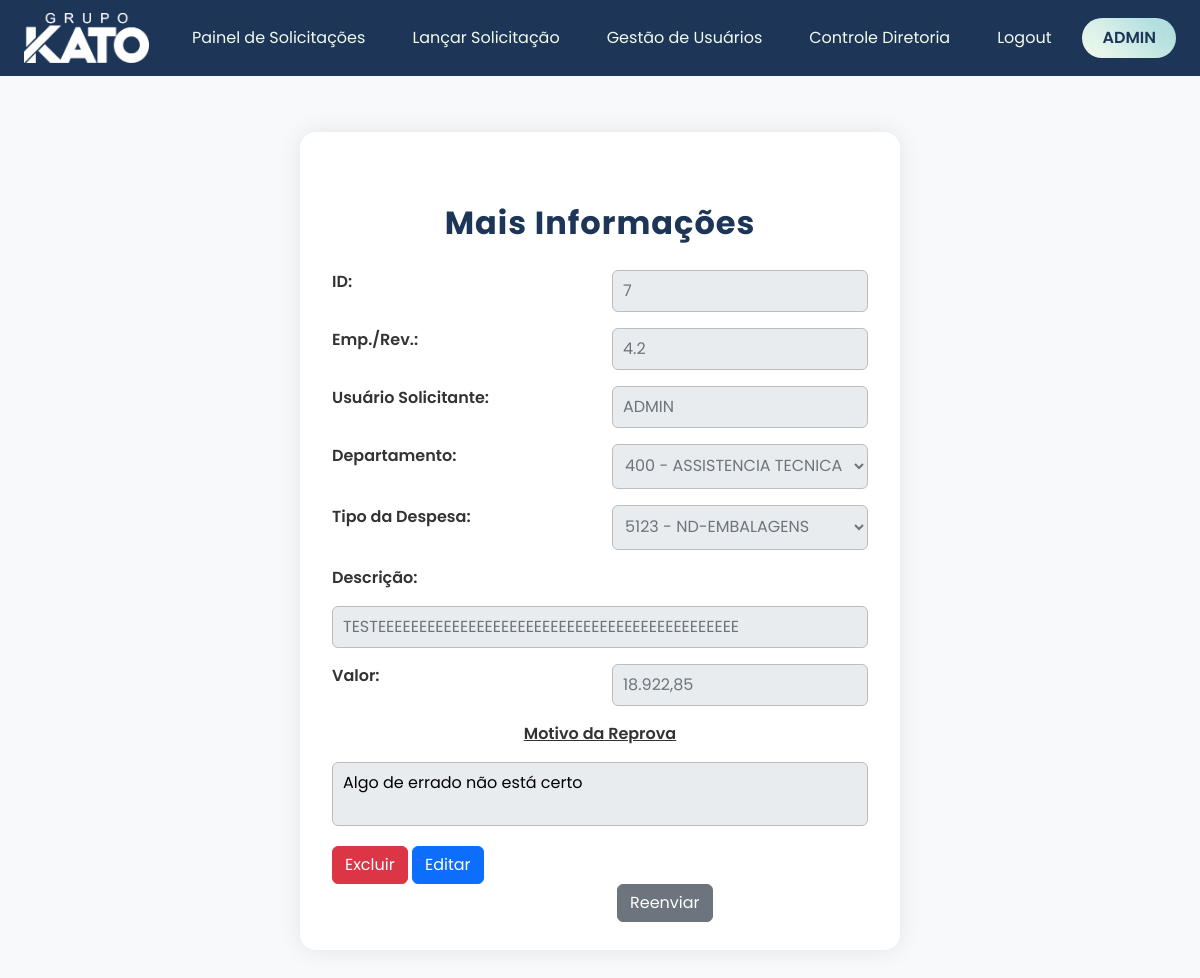
The app's page /painel-solicitacoes/mais_info_sol/7 (signed in), older data.
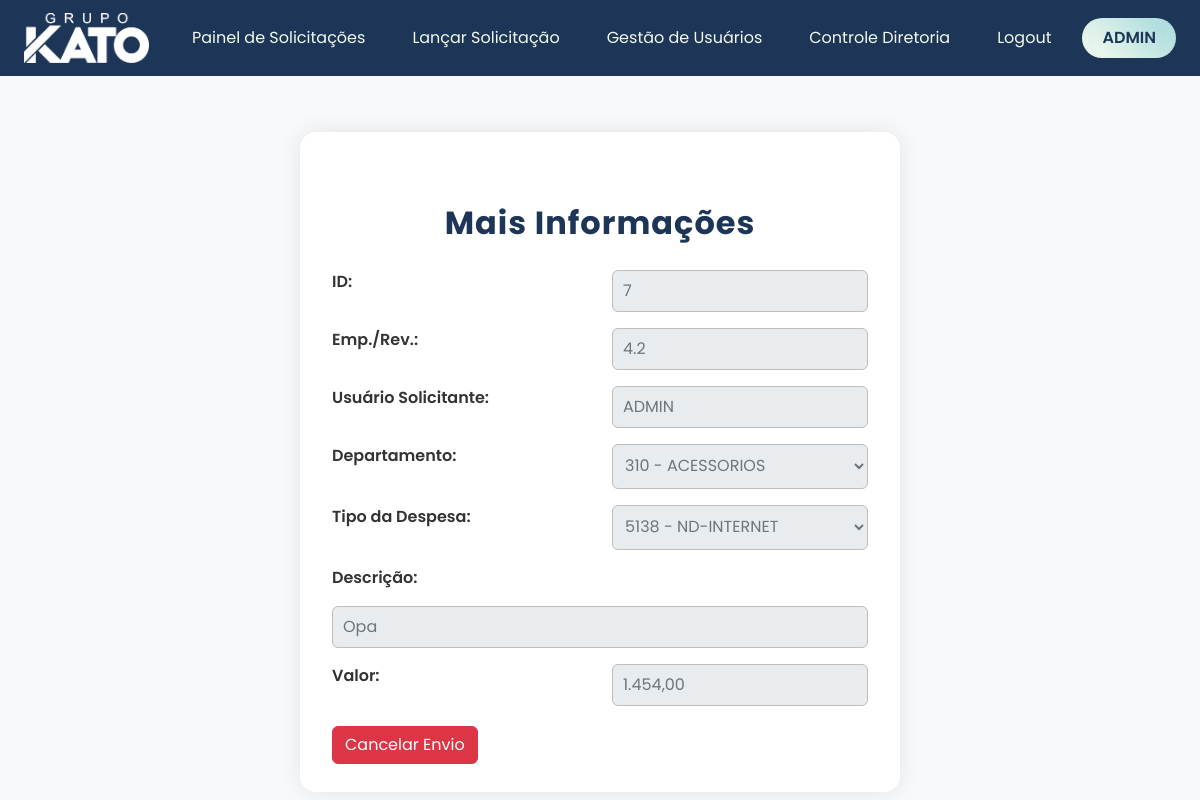
The same page, newer data.
### models/database.py (models this page shows)
class Solicitacoes(Model):
    EMPRESA = IntegerField()
    REVENDA = IntegerField()
    USUARIO_SOLICITANTE = CharField()
    DEPARTAMENTO = CharField()
    TIPO_DESPESA = CharField()
    DESCRICAO = CharField()
    VALOR = FloatField()
    STATUS = CharField()
    MOTIVO_REPROVA = CharField()
    class Meta:
        database = db

### routes/blueprint_painel_solicitacoes.py (the view)
@blueprint_painel_solicitacoes.route('/mais_info_sol/<int:id>')
@login_required
def mais_info_sol(id):
        solicitacao = Solicitacoes.get_or_none(Solicitacoes.id == id)
        return render_template('mais_info_sol.html', usuario_logado=current_user, solicitacao=solicitacao)

### main.py (called while the page is built)
@login_manager.user_loader
def load_user(user_id):
    try:
        return Usuarios.get(Usuarios.id == int(user_id))
    except Usuarios.DoesNotExist:
        return None

### templates/mais_info_sol.html (shortened to what the changed rows need)
<!DOCTYPE html>
<html lang="pt-br">
<head>
    <link href="https://cdn.jsdelivr.net/npm/bootstrap@5.3.0/dist/css/bootstrap.min.css" rel="stylesheet">
    <link rel="stylesheet" href="{{ url_for('static', filename='css/mais_info_sol.css')}}">
</head>
<body>
    <main>
        <div class="container">
            <h2 class="titulo">Mais Informações</h2>
            <form action="{{ url_for('blueprint_painel_solicitacoes.salvar_edicao', id=solicitacao.id) }}" method="POST" class="formulario">
                <label for="id_solicitacao_id">ID:</label>
                <input type="text" readonly id="id_solicitacao_id" name="id" value="{{ solicitacao.id }}">
                <label for="empresa_revenda_id">Emp./Rev.:</label>
                <input type="text" readonly id="empresa_revenda_id" name="empresa_revenda" value="{{ solicitacao.EMPRESA }}.{{ solicitacao.REVENDA }}">
                <label for="usuario_solicitante_id">Usuário Solicitante:</label>
                <input type="text" readonly id="usuario_solicitante_id" name="usuario_solicitante" value="{{ solicitacao.USUARIO_SOLICITANTE }}">
                <label for="departamento_id">Departamento:</label>
                <select name="departamento" id="departamento_id" class="input-departamento" disabled>
                    <option value="310" {% if solicitacao.DEPARTAMENTO == '310' %}selected{% endif %}>310 - ACESSORIOS</option>
                    <option value="400" {% if solicitacao.DEPARTAMENTO == '400' %}selected{% endif %}>400 - ASSISTENCIA TECNICA</option>
                </select>
                <label for="tipo_despesa_id">Tipo da Despesa:</label>
                <select name="tipo_despesa" id="tipo_despesa_id" class="input-tipo-despesa" disabled>
                    <option value="5123" {% if solicitacao.TIPO_DESPESA == '5123' %}selected{% endif %}>5123 - ND-EMBALAGENS</option>
                    <option value="5138" {% if solicitacao.TIPO_DESPESA == '5138' %}selected{% endif %}>5138 - ND-INTERNET</option>
                </select>
                <label for="descricao_id">Descrição:</label>
                <input type="text" readonly id="descricao_id" name="descricao" value="{{ solicitacao.DESCRICAO }}">
                <label for="valor_id">Valor:</label>
                <input type="text" readonly id="valor_id" name="valor" value="{{ "{:,.2f}".format(solicitacao.VALOR).replace(',',"X").replace(".", ",").replace("X", ".") }}">
                {% if solicitacao.STATUS == 'REPROVADO' %}
                    <label for="motivo_reprova_id">Motivo da Reprova</label>
                    <input type="text" readonly id="motivo_reprova_id" name="motivo_reprova" value="{{ solicitacao.MOTIVO_REPROVA }}">
                {% endif %}
            </form>
            <div class="botoes">
                {% if solicitacao.STATUS == 'PENDENTE' %}
                    <button class="btn btn-danger" data-bs-toggle="modal" data-bs-target="#modalExcluir{{ solicitacao.id }}">Cancelar Envio</button>
                {% elif solicitacao.STATUS == 'REPROVADO' %}
                    <button class="btn btn-danger" data-bs-toggle="modal" data-bs-target="#modalExcluir{{ solicitacao.id }}">Excluir</button>
                    <button type="button" class="btn btn-primary" id="btn-editar">Editar</button>
                    <button class="btn btn-secondary" data-bs-toggle="modal" data-bs-target="#modalReenviar{{ solicitacao.id }}" style="margin-left: 285px;">Reenviar</button>
                {% endif %}
            </div>
        </div>
    </main>
</body>
</html>

Row changes from the older to the newer data that the page shows:
changed Solicitacoes "ADMIN": departamento "400 - ASSISTENCIA TECNICA" → "310 - ACESSORIOS"; tipo_despesa "5123 - ND-EMBALAGENS" → "5138 - ND-INTERNET"; descricao "TESTEEEEEEEEEEEEEEEEEEEEEEEEEEEEEEEEEEEEEEEEEEEE" → "Opa"; valor "18.922,85" → "1.454,00"; STATUS "REPROVADO" → "PENDENTE" (drawn); motivo_reprova "Algo de errado não está certo" → (not shown)
Text that changed along with them:
text no longer shown: "Motivo da Reprova Excluir Editar Reenviar"
text now shown: "Cancelar Envio"
